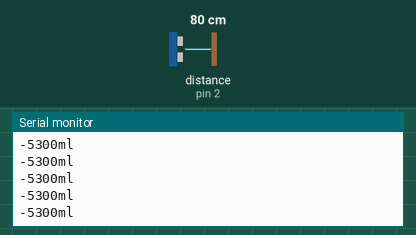
Simulated run of this sketch. Board: Arduino Uno, built with avr-gcc and run on an emulated ATmega328P. On the bench: the last lines printed to the serial monitor. Wiring (inferred from the names in the program): ultrasonic range finder: trigger pin 2; echo pin 2. Inputs (shaded band) come from the test bench; at power-on: distance to the obstacle (sensor on pin 2) 80 cm. The echo pulse lasts 58.3 µs per cm.

Above: at 1.2 s.
1.3 s: distance to the obstacle (sensor on pin 2) set to 2 cm
At 1.38 s:
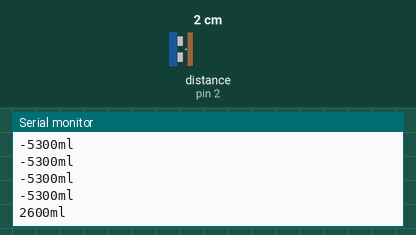
2.8 s: distance to the obstacle (sensor on pin 2) set to 4 cm
At 2.8 s:
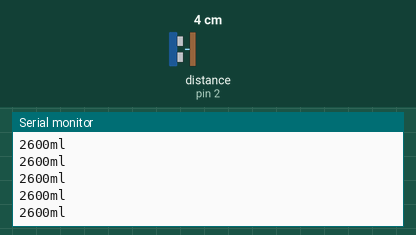
4.3 s: distance to the obstacle (sensor on pin 2) set to 299 cm
At 4.33 s:
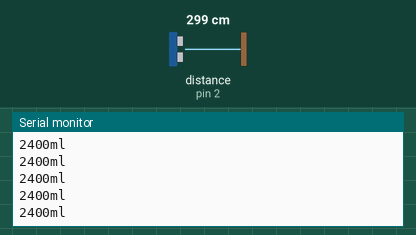
Timing chart, 0 to 7.3 s (numbered marks = the images above; inputs shaded):
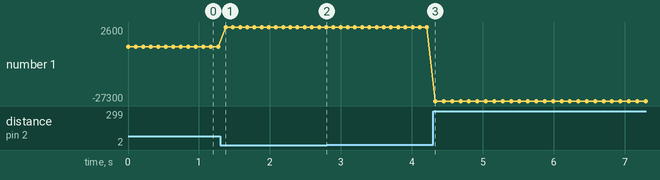

Measured:
- after the input at 1.3 s, the serial monitor: prints a new line after 0.08 s (image 1)
- plotted number 1: -5300 → 2600 after the input at 1.3 s, 2600 → 2400 after the input at 2.8 s, 2400 → -27300 after the input at 4.3 s

The sketch:

ameriToots.ino
```cpp
const int pingPin=2;

void setup() {
  Serial.begin(9600);
}

void loop() {
  execPing(pingPin);
}

long execPing(const int pin) {
  long duration, vol;
  float cm;

  // The PING))) is triggered by a HIGH pulse of 2 or more microseconds.
  // Give a short LOW pulse beforehand to ensure a clean HIGH pulse:
  pinMode(pin, OUTPUT);
  digitalWrite(pin, LOW);
  delayMicroseconds(2);
  digitalWrite(pin, HIGH);
  delayMicroseconds(5);
  digitalWrite(pin, LOW);

  // The same pin is used to read the signal from the PING))): a HIGH
  // pulse whose duration is the time (in microseconds) from the sending
  // of the ping to the reception of its echo off of an object.
  pinMode(pin, INPUT);
  duration=pulseIn(pin, HIGH);

  // convert the time into a distance
  cm=microsecondsToCentimeters(duration);

  // then convert to volume according to bottle markings
  vol=(18-(cm-7))*100+200;

  Serial.print(vol);
  Serial.println("ml");

  delay(100);
  return vol;
}

float microsecondsToCentimeters(long microseconds) {
  // The speed of sound is 340 m/s or 29 microseconds per centimeter.
  // The ping travels out and back, so to find the distance of the
  // object we take half of the distance travelled.
  return microseconds / 29 / 2;
}
```
